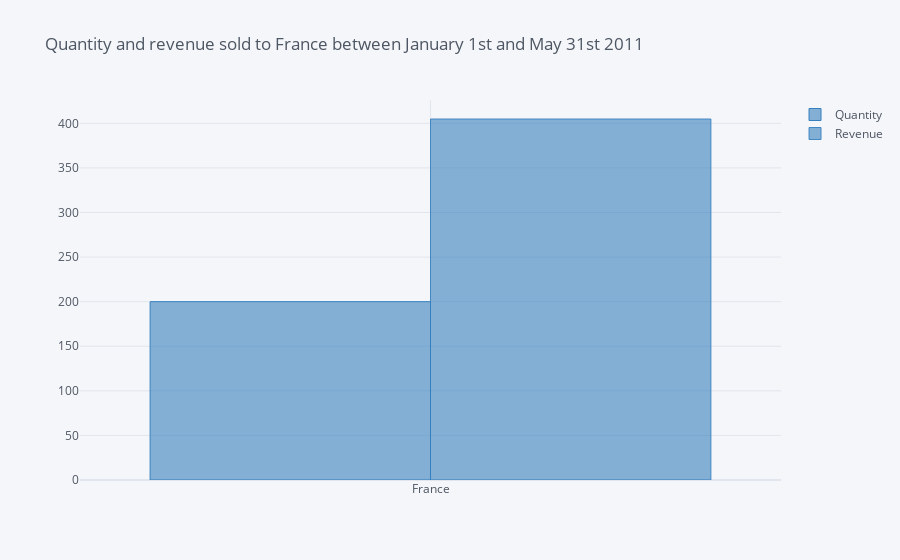

Here is the notebook cell this chart was saved with:
### Code cell
data1 = data.groupby('Country').sum()
data1 = data1[['Quantity', 'Revenue']]
display(data1)
data1.iplot(kind='bar', x='', xTitle='', color='blue',  
           title='Quantity and revenue sold to France between January 1st and May 31st 2011')

### Figure 1 — Plotly figure (JSON) as saved in the notebook; plotly's stock layout.template omitted (floating-point values rounded to 4 significant figures)
{"data": [{"marker": {"color": "rgba(55, 128, 191, 0.6)", "line": {"color": "rgba(55, 128, 191, 1.0)", "width": 1}}, "name": "Quantity", "orientation": "v", "text": "", "type": "bar", "x": ["France"], "y": [200]}, {"marker": {"color": "rgba(55, 128, 191, 0.6)", "line": {"color": "rgba(55, 128, 191, 0.8999999999999999)", "width": 1}}, "name": "Revenue", "orientation": "v", "text": "", "type": "bar", "x": ["France"], "y": [404.8]}], "layout": {"legend": {"bgcolor": "#F5F6F9", "font": {"color": "#4D5663"}}, "paper_bgcolor": "#F5F6F9", "plot_bgcolor": "#F5F6F9", "title": {"font": {"color": "#4D5663"}, "text": "Quantity and revenue sold to France between January 1st and May 31st 2011"}, "xaxis": {"gridcolor": "#E1E5ED", "showgrid": true, "tickfont": {"color": "#4D5663"}, "title": {"font": {"color": "#4D5663"}, "text": ""}, "zerolinecolor": "#E1E5ED"}, "yaxis": {"gridcolor": "#E1E5ED", "showgrid": true, "tickfont": {"color": "#4D5663"}, "title": {"font": {"color": "#4D5663"}, "text": ""}, "zerolinecolor": "#E1E5ED"}}}
